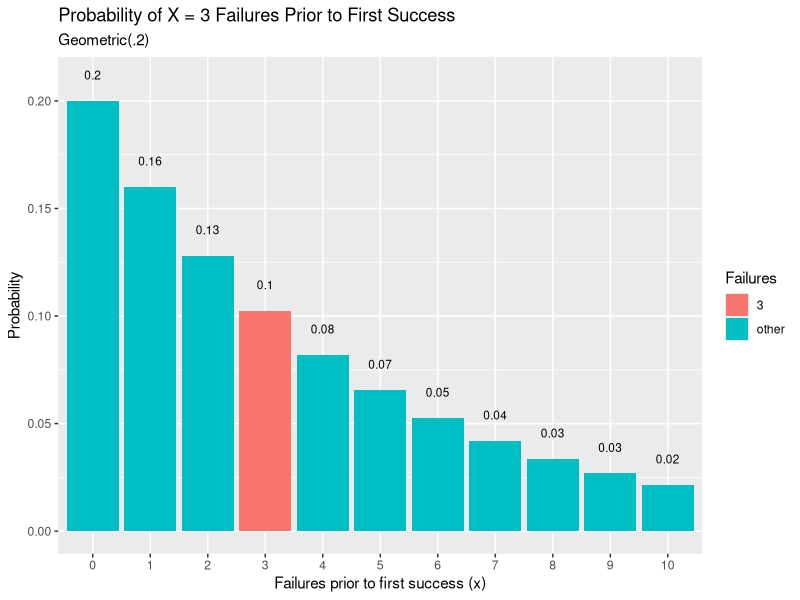

The R script that drew this image:
#soal1

#a
dgeom(3, 0.2)

#b
mean(rgeom(10000, 0.2) == 3)

#c
#soal a itu adalah nilai exactnya, sedangkan soal b itu adalah nilai percobaan
#ketika diambil 10000 nilai random yang hasil mean == 3, ternyata hasilnya 
#ternyata hasilnya untuk nilai b hampir mendekati nilai exact

#d
library(dplyr)
library(ggplot2)

data.frame(x = 0:10, prob = dgeom(x = 0:10, prob = 0.2)) %>%
  mutate(Failures = ifelse(x == 3, 3, "other")) %>%
  ggplot(aes(x = factor(x), y = prob, fill = Failures)) +
  geom_col() +
  geom_text(
    aes(label = round(prob,2), y = prob + 0.01),
    position = position_dodge(0.9),
    size = 3,
    vjust = 0
  ) +
  labs(title = "Probability of X = 3 Failures Prior to First Success",
       subtitle = "Geometric(.2)",
       x = "Failures prior to first success (x)",
       y = "Probability")

#e
rataan <- 1/0.2 #1/p
varian <- (1-0.2)/(0.2*0.2) #1-p/p^2